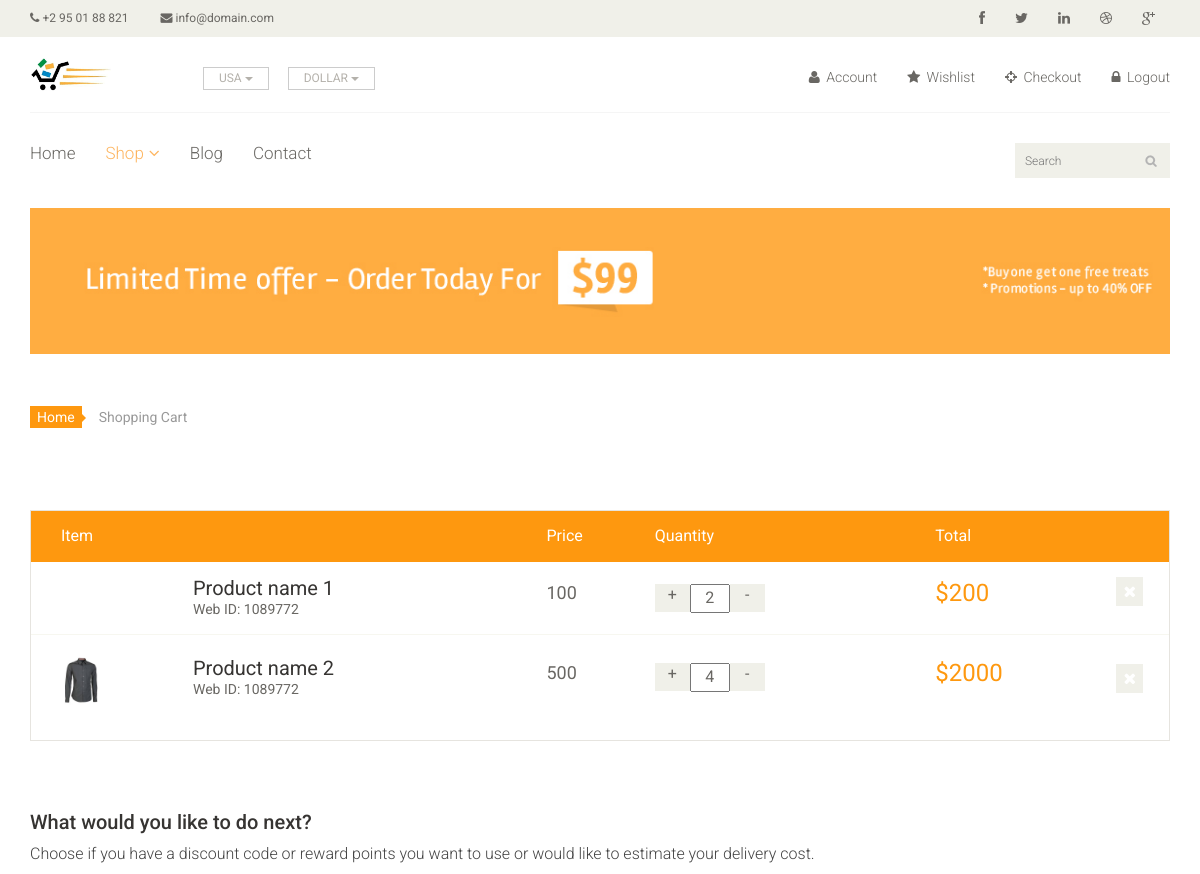
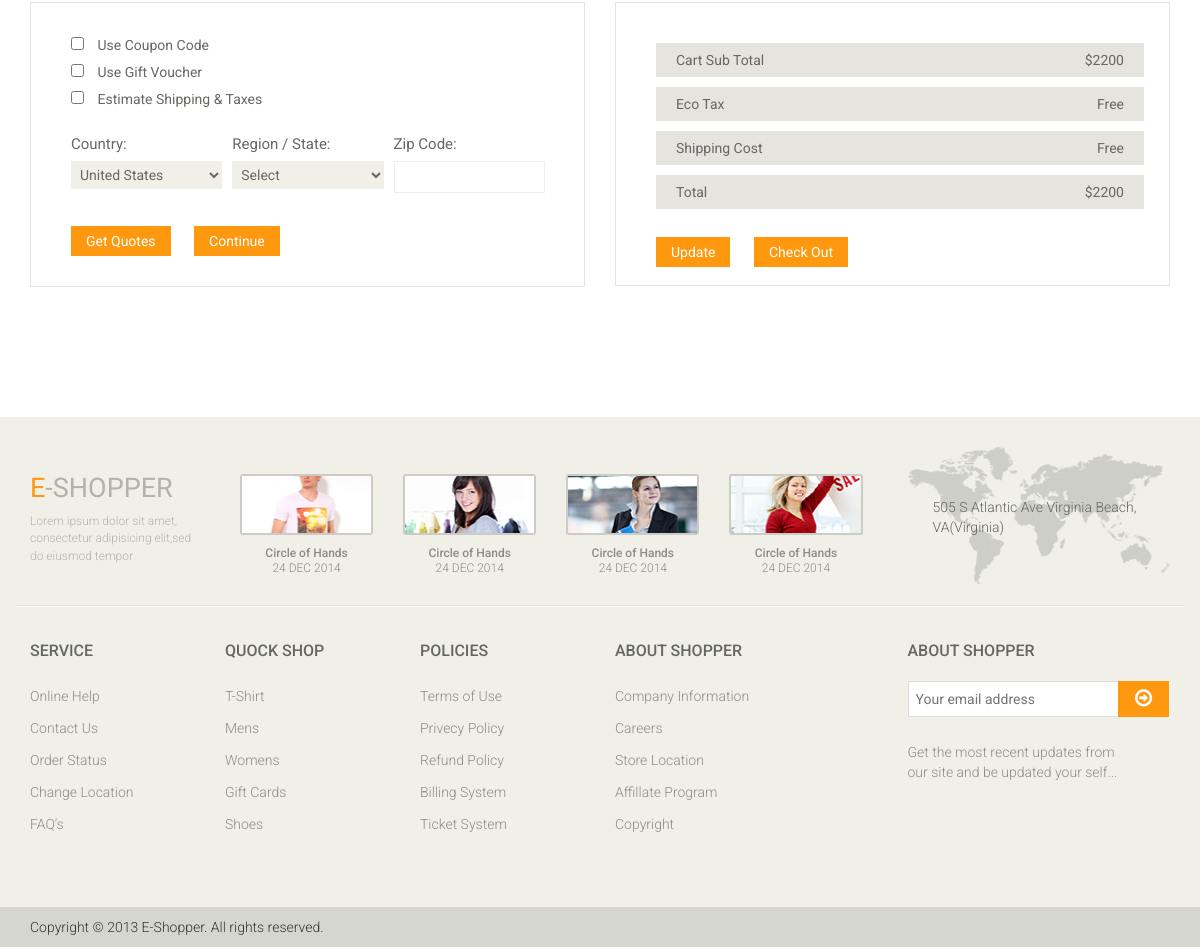
The page /orders/4/ (signed in) on the database its author committed (2 pictures, top to bottom).
### shop/models.py (models this page shows, shortened)
class Cart(models.Model):
    user = models.ForeignKey(User, on_delete=models.CASCADE)
    product = models.ForeignKey(Product, related_name='cart_products', on_delete=models.CASCADE)
    quantity = models.IntegerField(default=1)
    def total_cart(self):
        return self.product.price * self.quantity

class Product(models.Model):
    name = models.CharField(max_length=70)
    category = models.ForeignKey(Category, related_name='product_category', on_delete=models.SET_NULL, null=True)
    detail = models.CharField(max_length=150)
    slug = models.SlugField(allow_unicode=True,unique=True,blank=True)
    price = models.IntegerField()
    image = models.ImageField(upload_to="product/")
    is_published = models.BooleanField(default=False)
    publish_time = models.DateTimeField(blank=True,null=True)

class Order(models.Model):
    user = models.OneToOneField(User, on_delete=models.CASCADE)
    orderitems = models.ManyToManyField(Cart,related_name='order_items')
    created_at = models.DateTimeField(auto_now_add=True)
    def total_order(self):
        total = 0
        for order_item in self.orderitems.all():
            total += order_item.total_cart()
        return total

### shop/views.py (the view)
# urls.py: path('orders/<int:pk>/',views.OrderDetail.as_view(),name='orders-detail'),
class OrderDetail(LoginRequiredMixin,generic.DetailView):
    model = models.Order
    template_name = 'shop/cart.html'
    def get_queryset(self):
        queryset = super().get_queryset()
        return queryset.filter(user__username__iexact=self.request.user)

### templates/shop/cart.html (shortened to what this page needs)
{% extends "base/base.html" %}
{% load static %}
{% block content %}
	<section id="cart_items">
		<div class="container">
			<div class="breadcrumbs">
				<ol class="breadcrumb">
				  <li><a href="{% url 'shop:products-view' %}">Home</a></li>
				  <li class="active">Shopping Cart</li>
				</ol>
			</div>
			<div class="table-responsive cart_info">
				<table class="table table-condensed">
					<thead>
						<tr class="cart_menu">
							<td class="image">Item</td>
							<td class="description"></td>
							<td class="price">Price</td>
							<td class="quantity">Quantity</td>
							<td class="total">Total</td>
							<td></td>
						</tr>
					</thead>
					<tbody>
            {% for item in order.orderitems.all %}
  						<tr>
  							<td class="cart_product">
  								<a href="{% url 'shop:products-detail' slug=item.product.slug %}"><img style="height:50px;" src="../../../media/{{ item.product.image }}" alt=""></a>
  							</td>
  							<td class="cart_description">
  								<h4><a href="{% url 'shop:products-detail' slug=item.product.slug %}">{{ item.product.name }}</a></h4>
  								<p>Web ID: 1089772</p>
  							</td>
  							<td class="cart_price">
  								<p>{{ item.product.price }}</p>
  							</td>
  							<td class="cart_quantity">
  								<div class="cart_quantity_button">
  									<a class="cart_quantity_up" href="{% url 'shop:add-to-cart-view' slug=item.product.slug %}"> + </a>
  									<input class="cart_quantity_input" type="text" name="quantity" value="{{ item.quantity }}" autocomplete="off" size="2">
  									<a class="cart_quantity_down" href="{% url 'shop:decrease-from-cart-view' slug=item.product.slug %}"> - </a>
  								</div>
  							</td>
  							<td class="cart_total">
  								<p class="cart_total_price">${{ item.total_cart}}</p>
  							</td>
  							<td class="cart_delete">
  								<a class="cart_quantity_delete" href="{% url 'shop:remove-from-cart-view' slug=item.product.slug %}"><i class="fa fa-times"></i></a>
  							</td>
  						</tr>
            {% endfor %}
					</tbody>
				</table>
			</div>
		</div>
	</section>
	<section id="do_action">
		<div class="container">
			<div class="heading">
				<h3>What would you like to do next?</h3>
				<p>Choose if you have a discount code or reward points you want to use or would like to estimate your delivery cost.</p>
			</div>
			<div class="row">
				<div class="col-sm-6">
					<div class="chose_area">
						<ul class="user_option">
							<li>
								<input type="checkbox">
								<label>Use Coupon Code</label>
							</li>
							<li>
								<input type="checkbox">
								<label>Use Gift Voucher</label>
							</li>
							<li>
								<input type="checkbox">
								<label>Estimate Shipping & Taxes</label>
							</li>
						</ul>
						<ul class="user_info">
							<li class="single_field">
								<label>Country:</label>
								<select>
									<option>United States</option>
								</select>
							</li>
							<li class="single_field">
								<label>Region / State:</label>
								<select>
									<option>Select</option>
								</select>
							</li>
							<li class="single_field zip-field">
								<label>Zip Code:</label>
								<input type="text">
							</li>
						</ul>
						<a class="btn btn-default update" href="">Get Quotes</a>
						<a class="btn btn-default check_out" href="">Continue</a>
					</div>
				</div>
				<div class="col-sm-6">
					<div class="total_area">
						<ul>
							<li>Cart Sub Total <span>${{ order.total_order }}</span></li>
							<li>Eco Tax <span>Free</span></li>
							<li>Shipping Cost <span>Free</span></li>
							<li>Total <span>${{ order.total_order }}</span></li>
						</ul>
							<a class="btn btn-default update" href="">Update</a>
							<a class="btn btn-default check_out" href="{% url 'shop:payment-view' pk=order.pk %}">Check Out</a>
					</div>
				</div>
			</div>
		</div>
	</section>
{% endblock content %}

### static/css/main.css (style rules this page uses)
body { font-family: 'Roboto', sans-serif; background:; position: relative; font-weight:400px; }
ul li { list-style: none; }
a { -webkit-transition: 300ms; -moz-transition: 300ms; -o-transition: 300ms; transition: 300ms; }
h1, h2, h3, h4, h5, h6 { font-family: 'Roboto', sans-serif; }
#do_action { margin-bottom: 50px; }
.breadcrumbs { position: relative; }
.breadcrumbs .breadcrumb { background:transparent; margin-bottom: 75px; padding-left: 0; }
.breadcrumbs .breadcrumb li a { background:#FE980F; color: #FFFFFF; padding: 3px 7px; }
.breadcrumbs .breadcrumb li a:after { content:""; height:auto; width: auto; border-width: 8px; border-style: solid; border-color:transparent transparent transparent #FE980F; position: absolute; top: 11px; left:48px; }
.breadcrumbs .breadcrumb > li + li:before { content: " "; }
#cart_items .cart_info { border: 1px solid #E6E4DF; margin-bottom: 50px }
#cart_items .cart_info .cart_menu { background: #FE980F; color: #fff; font-size: 16px; font-family: 'Roboto', sans-serif; font-weight: normal; }
#cart_items .cart_info .table.table-condensed thead tr { height: 51px; }
#cart_items .cart_info .table.table-condensed tr { border-bottom: 1px solid#F7F7F0 }
#cart_items .cart_info .table.table-condensed tr:last-child { border-bottom: 0 }
.cart_info table tr td { border-top: 0 none; vertical-align: inherit; }
#cart_items .cart_info .image { padding-left: 30px; }
#cart_items .cart_info .cart_description h4 { margin-bottom: 0 }
#cart_items .cart_info .cart_description h4 a { color: #363432; font-family: 'Roboto',sans-serif; font-size: 20px; font-weight: normal; }
#cart_items .cart_info .cart_description p { color:#696763 }
#cart_items .cart_info .cart_price p { color:#696763; font-size: 18px }
#cart_items .cart_info .cart_total_price { color: #FE980F; font-size: 24px; }
.cart_product { display: block; margin: 15px -70px 10px 25px; }
.cart_quantity_button a { background:#F0F0E9; color: #696763; display: inline-block; font-size: 16px; height: 28px; overflow: hidden; text-align: center; width: 35px; float: left; }
.cart_quantity_input { color: #696763; float: left; font-size: 16px; text-align: center; font-family: 'Roboto',sans-serif; }
.cart_delete { display: block; margin-right: -12px; overflow: hidden; }
.cart_delete a { background:#F0F0E9; color: #FFFFFF; padding: 5px 7px; font-size: 16px }
.heading h3 { color: #363432; font-size: 20px; font-family: 'Roboto', sans-serif; }
.heading p { color: #434343; font-size: 16px; font-weight: 300; }
#do_action .total_area { padding-bottom: 18px !important; }
#do_action .total_area, #do_action .chose_area { border: 1px solid #E6E4DF; color: #696763; padding: 30px 25px 30px 0; margin-bottom: 80px; }
.total_area span { float: right; }
.total_area ul li { background:#E6E4DF; color: #696763; margin-top: 10px; padding: 7px 20px; }
.user_option label { color: #696763; font-weight: normal; margin-left: 10px; }
.user_info { display: block; margin-bottom: 15px; margin-top: 20px; overflow: hidden; }
.user_info label { color: #696763; display: block; font-size: 15px; font-weight: normal; }
.user_info .single_field { width: 31% }
.user_info .single_field.zip-field input { background: transparent; border: 1px solid#F0F0E9 }
.user_info > li { float: left; margin-right: 10px }
.user_info input, select, textarea { background: #F0F0E9; border:0; color: #696763; padding: 5px; width: 100%; border-radius: 0; resize: none }
.chose_area .update { margin-left: 40px; }
.update, .check_out { background: #FE980F; border-radius: 0; color: #FFFFFF; margin-top: 18px; border: none; padding: 5px 15px; }
.update { margin-left: 40px; }
.check_out { margin-left: 20px }

### rows shown on the page
Cart: product.name "Product name 1", product.price "100", quantity "2", total_cart "200"
Cart: product.image (picture), product.name "Product name 2", product.price "500", quantity "4", total_cart "2000"
Order: total_order "2200"
